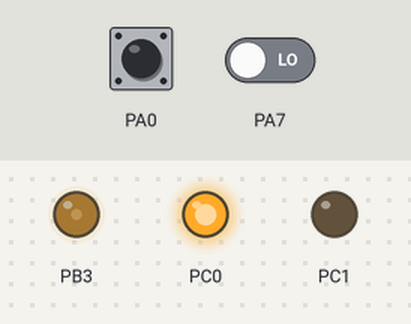
Bench run of a program on a simulated ATmega324P, built with avr-gcc and emulated at 3.6864 MHz. Shown: output pins drawn as LEDs (lit = HIGH). The inputs (shaded band) are chosen by the test bench; at power-on: PA0 LOW, PA7 LOW.

Above: at 1.2 s.
1.3 s: PA0 pulsed HIGH 5 times (0.12 s each, 0.3 s apart)
At 1.88 s:
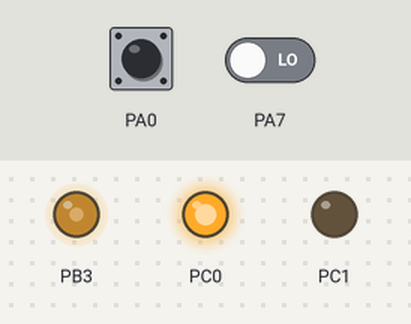
At 3.4 s:
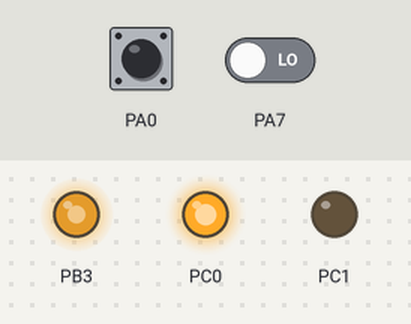
Timing chart, 0 to 4.9 s (numbered marks = the images above; inputs shaded):
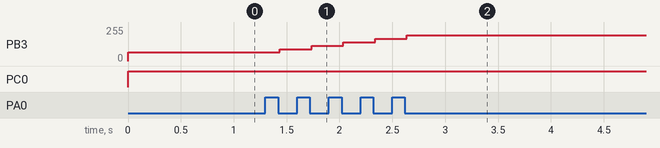

Measured:
- after the input at 1.3 s, PB3: moves from 64/255 to 194/255 over 1.2 s, starting after 0.14 s

The program:

main.c
```c
/*
 * L293D.c
 *
 * Created: 31/10/2023 20:59:06
 * Author : Tiebe Declercq
 */

#include <avr/io.h>
#define F_CPU 3686400
#include <util/delay.h>

int main(void)
{
	DDRC |= ((1<<DDRC0) | (1<<DDRC1));

	DDRB |= (1 << DDB3); //OCR0A als uitgang instellen

	DDRA &= ~((1<<DDRA0)|(1<<DDRA7)); //PA0, PA7 als ingang instellen

	OCR0A = 64; //25% duty cycle

	 TCCR0A |= (1 << COM0A1);  // Set OC0A op toggle on compare match

	 TCCR0A |= ((1 << WGM01) | (1 << WGM00)); //Op fast PWM zetten
     TCCR0B &= ~(1<<WGM02);

	 TCCR0B |= ((1 << CS00)|(1 << CS01)); //Prescaler van 64 gebruiken
	 TCCR0B &= ~(1<<CS02);

    while (1)
    {
		PORTC |= (1<<PORTC0);
		PORTC &= ~(1<<PORTC1);


		if(PINA&(1<<PINA0) && OCR0A < 246){
			while(PINA&(1<<PINA0));
			_delay_ms(15);
			OCR0A += 26; //10% laten stijgen
		}
		if(PINA&(1<<PINA7) && OCR0A > 12){
			while(PINA&(1<<PINA7));
			_delay_ms(15);
			OCR0A -= 26; //10% laten dalen
		}
    }
}
```
